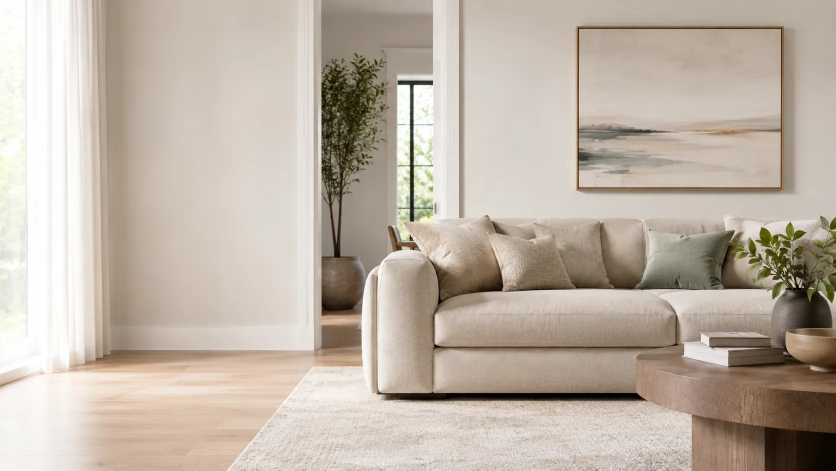
#> input picture assets/img/title-image.webp, 1672 x 941 px (shown at 1/2 size)
$ python _optimize_assets.py
#> lines starting #> are read from the running program, lines starting #| are printed output that depends on the picture
#> (the call stopped at in fetch, `with urllib.request.urlopen(req, timeout=60) as resp:`: the network is not available in this run)
# -*- coding: utf-8 -*-
"""Generate responsive hero images and self-hosted font files."""
from __future__ import annotations

import re
import urllib.request
from pathlib import Path

from PIL import Image

ROOT = Path(__file__).resolve().parent
FONTS_DIR = ROOT / "assets" / "fonts"
IMG_DIR = ROOT / "assets" / "img"

UA = (
    "Mozilla/5.0 (Windows NT 10.0; Win64; x64) "
    "AppleWebKit/537.36 (KHTML, like Gecko) Chrome/131.0.0.0 Safari/537.36"
)
FONTS_CSS_URL = (
    "https://fonts.googleapis.com/css2?"
    "family=Source+Sans+3:wght@400;500;600;700&"
    "family=Space+Grotesk:wght@500;600;700&display=swap"
)


def fetch(url: str) -> bytes:
    req = urllib.request.Request(url, headers={"User-Agent": UA})
    with urllib.request.urlopen(req, timeout=60) as resp:
        return resp.read()


# [5 lines left out: function slug_from_url, not called in this run]


def download_fonts() -> None:
    FONTS_DIR.mkdir(parents=True, exist_ok=True)
    css = fetch(FONTS_CSS_URL).decode("utf-8")
    cache: dict[str, str] = {}

    # [9 lines left out: function local_url, not called in this run]

    local_css = re.sub(
        r"url\((https://fonts\.gstatic\.com/[^)]+)\)",
        local_url,
        css,
    )
    (ROOT / "assets" / "css" / "fonts.css").write_text(
        "/* Self-hosted fonts — no render-blocking third-party requests */\n" + local_css,
        encoding="utf-8",
    )
    print(f"fonts: {len(cache)} files -> assets/css/fonts.css")


def resize_hero() -> None:
    src = IMG_DIR / "title-image.webp"
    if not src.exists():
        src = IMG_DIR / "title-image.png"
    img = Image.open(src).convert("RGB")
#> img is the input picture: PIL image 1672x941 RGB; mean R, G, B 190.3, 178.6, 166
    widths = (480, 768, 1280)
    for w in widths:
        ratio = w / img.width
        h = max(1, round(img.height * ratio))
        out = IMG_DIR / f"title-image-{w}.webp"
        resized = img.resize((w, h), Image.Resampling.LANCZOS)
        resized.save(out, "WEBP", quality=78, method=6)
        print(f"image: {out.name} -> {out.stat().st_size // 1024} KiB")
#> this loop made 3 passes
#> pass 1, in resize_hero, `resized = img.resize((w, h), Image.Resampling.LANCZOS)`:
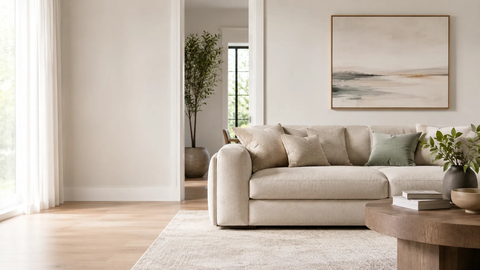
#> resized: PIL image 480x270 RGB; mean R, G, B 190.3, 178.6, 166


# [28 lines left out: function build_critical_css, not called in this run]


if __name__ == "__main__":
    download_fonts()
    resize_hero()

$ run again, with assets/img/hero-bg.webp copied over assets/img/title-image.webp
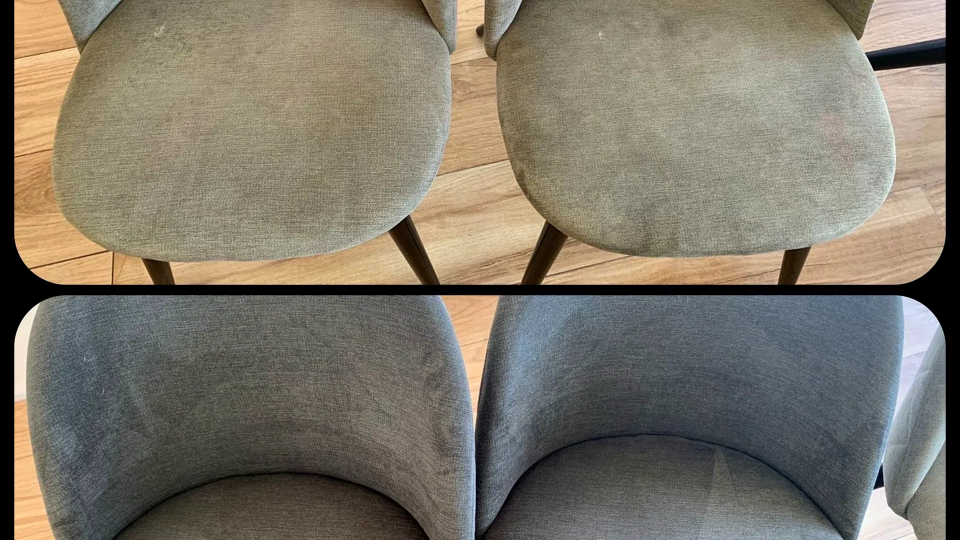
#> input picture assets/img/hero-bg.webp, 1920 x 1080 px (shown at 1/2 size)
#> in resize_hero, img is the input picture: PIL image 1920x1080 RGB; mean R, G, B 124.5, 118, 104.9
#> the loop in resize_hero, `for w in widths:` made 3 passes
#> pass 1, in resize_hero, `resized = img.resize((w, h), Image.Resampling.LANCZOS)`:
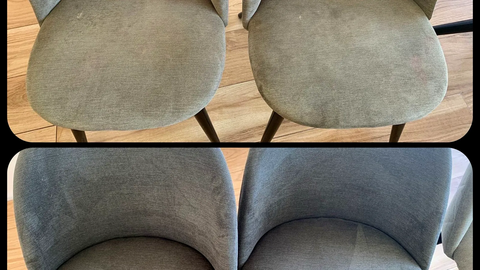
#> resized: PIL image 480x270 RGB; mean R, G, B 124.6, 118.1, 104.9
